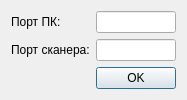
<?xml version="1.0" encoding="UTF-8"?>
<ui version="4.0">
 <class>NetworkConfigWindow</class>
 <widget class="QDialog" name="NetworkConfigWindow">
  <property name="geometry">
   <rect>
    <x>0</x>
    <y>0</y>
    <width>168</width>
    <height>89</height>
   </rect>
  </property>
  <property name="windowTitle">
   <string>Dialog</string>
  </property>
  <layout class="QVBoxLayout" name="verticalLayout">
   <item>
    <layout class="QFormLayout" name="formLayout">
     <item row="0" column="0">
      <widget class="QLabel" name="PCPortLabel">
       <property name="text">
        <string>Порт ПК: </string>
       </property>
      </widget>
     </item>
     <item row="1" column="0">
      <widget class="QLabel" name="scanerPortLabel">
       <property name="text">
        <string>Порт сканера:</string>
       </property>
      </widget>
     </item>
     <item row="0" column="1">
      <widget class="QLineEdit" name="PCPortInput"/>
     </item>
     <item row="1" column="1">
      <widget class="QLineEdit" name="scanerPortInput"/>
     </item>
     <item row="2" column="1">
      <widget class="QPushButton" name="OKButton">
       <property name="text">
        <string>OK</string>
       </property>
      </widget>
     </item>
    </layout>
   </item>
  </layout>
 </widget>
 <resources/>
 <connections/>
</ui>
